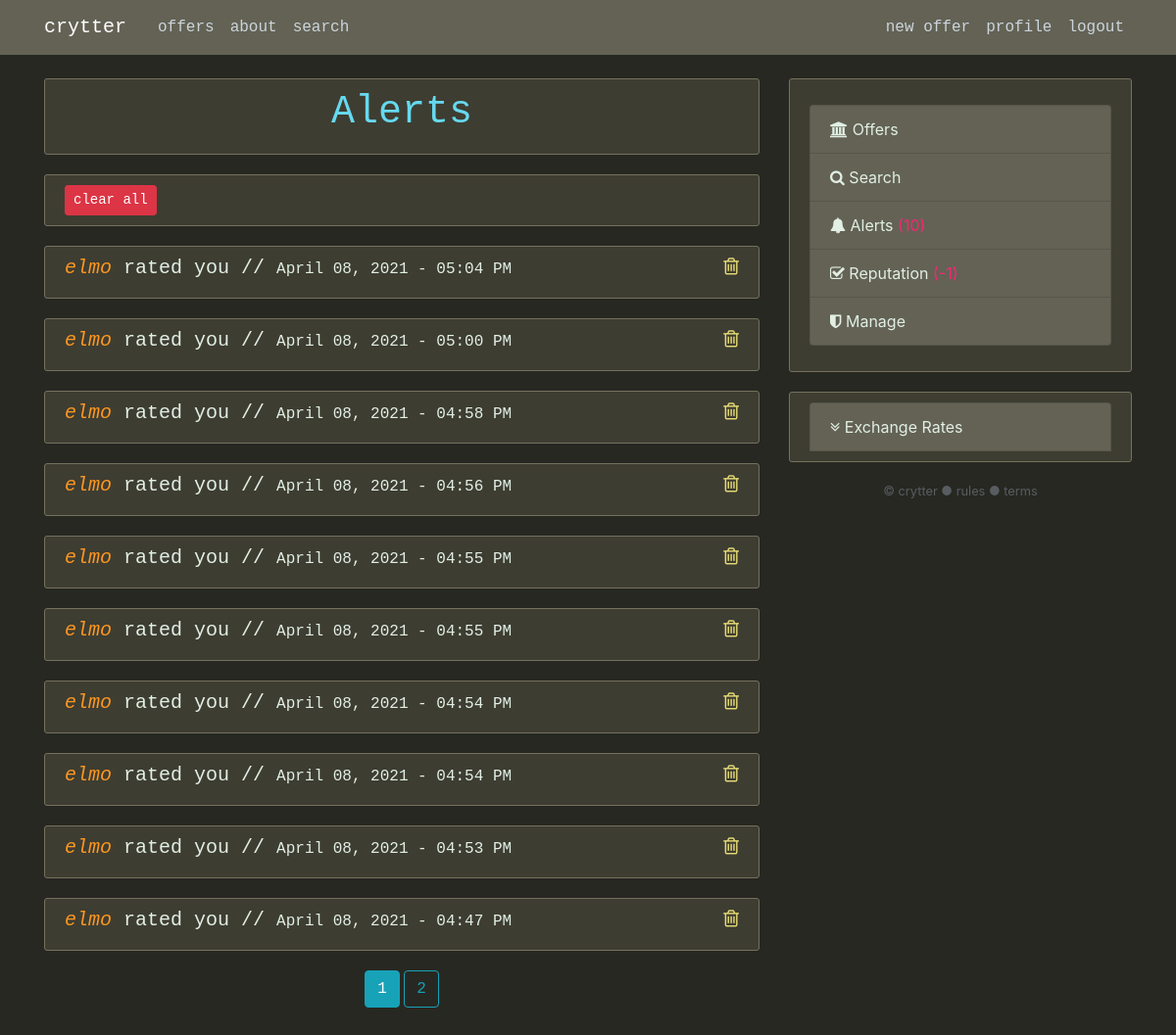
Before: /alerts (signed in) with the older database file.
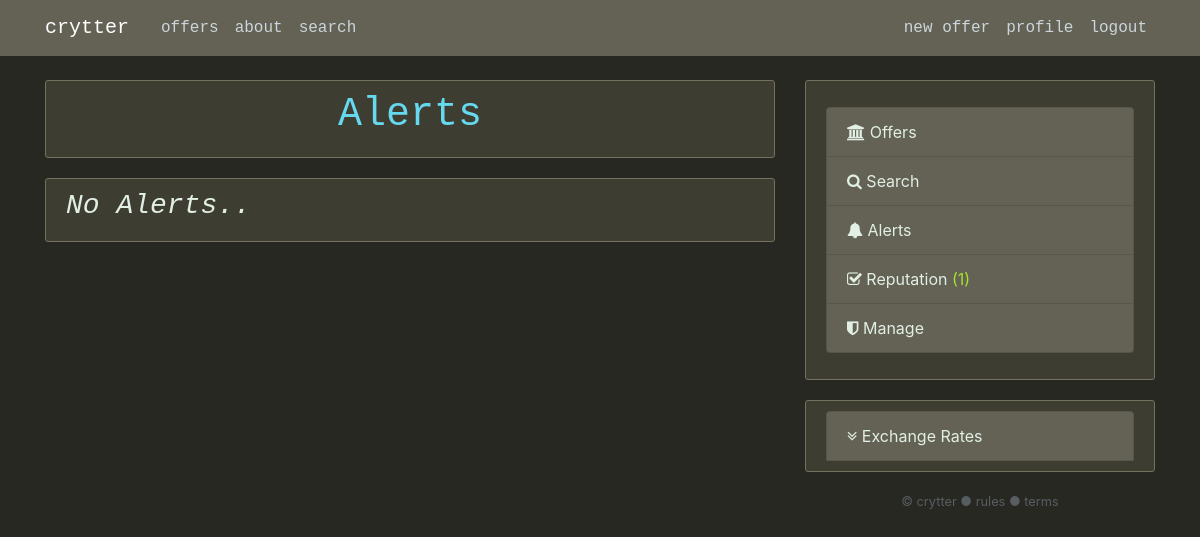
After: the same page with the newer database file.
### crytter/models.py (models this page shows, shortened)
class Alert(db.Model):
	id = db.Column(db.Integer, primary_key=True)
	type = db.Column(db.String(128), nullable=False)
	seen = db.Column(db.Boolean, nullable=False, default=False)
	date = db.Column(db.DateTime, nullable=False, default=datetime.utcnow)
	user_id = db.Column(db.Integer, db.ForeignKey('user.id'), nullable=False)
	from_user = db.Column(db.Integer, nullable=False, default=0)
	from_username = db.Column(db.String(32), nullable=False, default='')
	post_id = db.Column(db.Integer, nullable=False, default=0)
	post_title = db.Column(db.String(128), nullable=False, default='')

class User(db.Model, UserMixin):
	id = db.Column(db.Integer, primary_key=True)
	username = db.Column(db.String(32), unique=True, nullable=False)
	email = db.Column(db.String(256), unique=True, nullable=False)
	rating = db.Column(db.Integer, nullable=False, default=0)
	rateBar = db.Column(db.String, nullable=False, default='<a href="/help/rating-badge" class="mr-1 btn btn-secondary btn-xs" >New User</a>')
	date_joined = db.Column(db.DateTime, nullable=False, default=datetime.utcnow)
	biography = db.Column(db.Text, nullable=False, default='')
	image_file = db.Column(db.String, nullable=False, default='default.jpg')
	password = db.Column(db.String(60), nullable=False)
	permission_level = db.Column(db.Integer, nullable=False, default=0)
	last_search = db.Column(db.String(128), nullable=False, default='')
	posts = db.relationship('Post', backref='author', lazy=True)
	comments = db.relationship('Comment', backref='author', lazy=True)
	badges = db.relationship('Badge', backref='bearer', lazy=True)
	alerts = db.relationship('Alert', backref='assoc_user', lazy=True)
	ratesOfOthers = db.relationship('Rating', backref='rater', foreign_keys=[Rating.rater_id], lazy=True)
	ratingsByOthers = db.relationship('Rating', backref='ratee', foreign_keys=[Rating.ratee_id], lazy=True)

### crytter/users/routes.py (the view)
@users.route('/alerts')
@login_required
def alerts():
	page = request.args.get('p', 1, type=int)
	alerts = Alert.query.filter_by(assoc_user=current_user).order_by(Alert.date.desc()).paginate(page=page, per_page=10)
	for alert in alerts.items:
		try:
			alert.from_username = User.query.get(alert.from_user).username
			if alert.type == 'comment':
				alert.post_title = Post.query.get(alert.post_id).title
		except AttributeError:
			db.session.delete(alert)
			db.session.commit()
	prerendered_template = render_template('alerts.html', title='Alerts', alerts=alerts)
	for alert in alerts.items:
		alert.seen = True
	db.session.commit()
	return prerendered_template

### crytter/models.py (called while the page is built)
@login_manager.user_loader
def load_user(user_id):
	return User.query.get(int(user_id))

### crytter/templates/alerts.html (shortened to what this page needs)
{% extends 'layout.html' %}
{% block content %}
<div class="content-section">
<h1 class="blue"><center>Alerts</center></h1>
</div>
{% if alerts.items %}
<div class="content-section">
<button class='btn btn-danger btn-sm' data-toggle="modal" data-target="#clearAllModal">clear all</button>
</div>
{% for alert in alerts.items %}
<div class="content-section">
	<h5 {% if alert.seen %} style="color: #9f9f92;" {% endif %}><a class="orange notif" href="/user/{{alert.from_username}}" {% if alert.seen %} style="color: #9f9f92;" {% endif %}><i>{{ alert.from_username }}</i></a> {% if alert.type == 'comment' %}commented on your post <a class="green notif" href="/post/{{alert.post_id}}" {% if alert.seen %} style="color: #9f9f92;" {% endif %}>"{{ alert.post_title }}"</a>{% elif alert.type == 'rating' %}rated you{% endif %} // <small {% if alert.seen %} style="color: #9f9f92;" {% endif %}>{{ alert.date.strftime('%B %d, %Y - %I:%M %p') }}</small> <span style="float: right; cursor: pointer; color: #e6db74;" onclick="window.location.href = '{{ url_for('users.alert_settings', operation='clear-only', alert=alert.id) }}';" class="fa fa-trash-o"></span></h5>
</div>
{% endfor %}
{% else %}
<div class="content-section">
	<h3 class="yellow"><i>No Alerts..</i></h3>
</div>
{% endif %}
<center>
{% for page_num in alerts.iter_pages(left_edge=1, right_edge=1, left_current=1, right_current=2) %}
	{% if page_num %}
		{% if alerts.page == page_num %}
		<a class="btn btn-info mb-4" href="{{ url_for('users.alerts', p=page_num) }}">{{ page_num }}</a>
		{% else %}
		<a class="btn btn-outline-info mb-4" href="{{ url_for('users.alerts', p=page_num) }}">{{ page_num }}</a>
		{% endif %}
	{% else %}
		...
	{% endif %}
{% endfor %}
</center>
{% endblock content %}

### crytter/templates/layout.html (shortened to what this page needs)
<!DOCTYPE html>
<html lang="en">
<head>
    <link rel="stylesheet" href="https://stackpath.bootstrapcdn.com/bootstrap/4.5.0/css/bootstrap.min.css">
    <link rel="stylesheet" type="text/css" href="{{ url_for('static', filename='main.css') }}">
    <link href="https://maxcdn.bootstrapcdn.com/font-awesome/4.7.0/css/font-awesome.min.css" rel="stylesheet">
</head>
<body style="overflow-y: hidden;">
	<header class="site-header">
	  <nav class="navbar navbar-expand-md navbar-dark bg-steel fixed-top">
	    <div class="container">
	      <a class="navbar-brand mr-4" href="/">crytter</a>
	      <div class="collapse navbar-collapse" id="navbarToggle">
	        <div class="navbar-nav mr-auto">
	          <a class="nav-item nav-link" href="{{ url_for('main.home') }}">offers</a>
	          <a class="nav-item nav-link" href="{{ url_for('main.about') }}">about</a>
	          <a class="nav-item nav-link" href="{{ url_for('main.search') }}">search</a>
	        </div>
	        <div class="navbar-nav">
	        {% if current_user.is_authenticated %}
	        <a class="nav-item nav-link" href="{{ url_for('posts.new_post') }}">new offer</a>
	        <a class="nav-item nav-link" href="{{ url_for('users.userpage', username=current_user.username) }}">profile</a>
	        <a class="nav-item nav-link" href="{{ url_for('users.logout') }}">logout</a>
	        {% else %}
	          <a class="nav-item nav-link" href="{{ url_for('users.login') }}">login</a>
	          <a class="nav-item nav-link" href="{{ url_for('users.register') }}">register</a>
	        {% endif %}
	        </div>
	      </div>
	    </div>
	  </nav>
	</header>
	<main role="main" class="container">
	  <div class="row">
	    <div class="col-md-8" style="height: calc(100vh - 110px); overflow-y: scroll;">
	      {% block content %}{% endblock %}
	    </div>
	    <div class="col-md-4">
	      <div class="content-section">
	      	{% if current_user.is_authenticated %}
	        <p class='text-muted'>
	          <ul class="list-group">
	            <li class="list-group-item list-group-item-light"><a href="{{ url_for('main.home') }}"><span class="fa fa-bank"></span> Offers</a></li>
	            <li class="list-group-item list-group-item-light"><a href="{{ url_for('main.search') }}"><span class="fa fa-search"></span> Search</a></li>
	            <li class="list-group-item list-group-item-light"><a href="{{ url_for('users.alerts') }}"><span class="fa fa-bell"></span> Alerts {% if current_user.alerts|rejectattr("seen")|list %}<span style="color: #f92672;"></span>{% endif %}</a></li>
	            <li class="list-group-item list-group-item-light"><a href="{{ url_for('users.ratings', username=current_user.username) }}"><span class="fa fa-check-square-o"></span> Reputation <span class="{{ 'red' if current_user.rating < 0 else 'green'}}">({{ current_user.rating }})</span></li></a>
	            {% if current_user.permission_level > 2%}<li class="list-group-item list-group-item-light"><a href="{{ url_for('main.admin') }}"><span class="fa fa-shield"></span> Manage</a></li>{% endif %}
	          </ul>
	        </p>
	        {% endif %}
	      </div>
		      <div class="row-md-4">
			      <div class="content-section">
			          <ul class="list-group">
			          	<li class="list-group-item list-group-item-light"><a data-toggle="collapse" href="#currencyList" role="button" aria-expanded="false" aria-controls="currencyList" onclick="e = document.getElementById('down-arrow'); if(getCookie('currencyDropdown') == 'true'){e.classList.remove('fa-angle-double-up'); e.classList.add('fa-angle-double-down'); setCookie('currencyDropdown', false, 3650);}else{e.classList.remove('fa-angle-double-down'); e.classList.add('fa-angle-double-up'); setCookie('currencyDropdown', true, 3650);}"><span id="down-arrow" class="fa fa-angle-double-down"></span> Exchange Rates</a></li>
			          </ul>
		     	 </div>
		    </div>
	    <small style="color: #585d61; display: block; text-align: center;">© crytter ● <a href="{{ url_for('main.help', topic='rules') }}">rules</a> ● <a href="{{ url_for('main.help', topic='terms') }}">terms</a></small>
	    </div>
	  </div>
	</main>
</body>
</html>

Changed rows visible on the page:
removed Alert: from_username "elmo", type "rated you", date "April 08, 2021 - 05:04 PM"
removed Alert: from_username "elmo", type "rated you", date "April 08, 2021 - 05:00 PM"
removed Alert: from_username "elmo", type "rated you", date "April 08, 2021 - 04:58 PM"
removed Alert: from_username "elmo", type "rated you", date "April 08, 2021 - 04:56 PM"
removed Alert: from_username "elmo", type "rated you", date "April 08, 2021 - 04:55 PM"
removed Alert: from_username "elmo", type "rated you", date "April 08, 2021 - 04:55 PM"
removed Alert: from_username "elmo", type "rated you", date "April 08, 2021 - 04:54 PM"
removed Alert: from_username "elmo", type "rated you", date "April 08, 2021 - 04:54 PM"
removed Alert: from_username "elmo", type "rated you", date "April 08, 2021 - 04:53 PM"
removed Alert: from_username "elmo", type "rated you", date "April 08, 2021 - 04:47 PM"
now on this page (row edited): User: rating "1"
changed User: rating -1 → 1 (drawn)
Other visible differences:
text no longer shown: "clear all"
text now shown: "No Alerts.. ( )"
list line gone: "1"
list line gone: "2"
